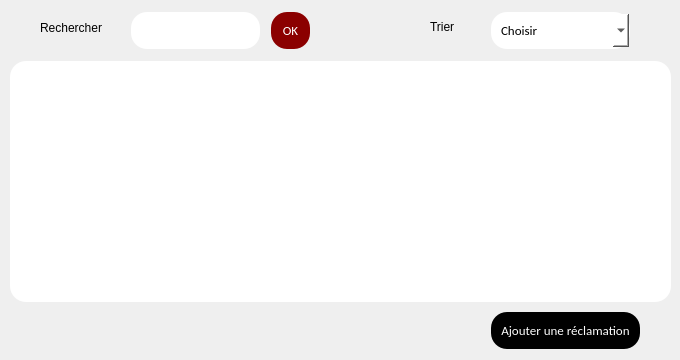
     <widget class="QWidget" name="page_37">
      <widget class="QTableView" name="tableView_10">
       <property name="geometry">
        <rect>
         <x>10</x>
         <y>61</y>
         <width>661</width>
         <height>241</height>
        </rect>
       </property>
       <property name="styleSheet">
        <string notr="true">background-color:white;
border-radius:16px</string>
       </property>
      </widget>
      <widget class="QLabel" name="label_178">
       <property name="geometry">
        <rect>
         <x>40</x>
         <y>20</y>
         <width>81</width>
         <height>16</height>
        </rect>
       </property>
       <property name="text">
        <string>Rechercher</string>
       </property>
      </widget>
      <widget class="QLineEdit" name="lineEdit_129">
       <property name="geometry">
        <rect>
         <x>130</x>
         <y>10</y>
         <width>131</width>
         <height>41</height>
        </rect>
       </property>
       <property name="styleSheet">
        <string notr="true">background-color: white	;
  border: none;
  color: black;
  padding: 10px;
  text-align: center;
  text-decoration: none;
font-family:calibri;
  display: inline-block;
  font-size: 13px;
  margin: 2px 1px;
  border-radius : 16px;</string>
       </property>
      </widget>
      <widget class="QComboBox" name="comboBox_28">
       <property name="geometry">
        <rect>
         <x>490</x>
         <y>10</y>
         <width>141</width>
         <height>41</height>
        </rect>
       </property>
       <property name="styleSheet">
        <string notr="true">background-color: white	;
  border: none;
  color: black;
  padding: 10px;
  text-align: center;
  text-decoration: none;
font-family:calibri;
  display: inline-block;
  font-size: 13px;
  margin: 2px 1px;
  border-radius : 16px;</string>
       </property>
       <item>
        <property name="text">
         <string>Choisir</string>
        </property>
       </item>
       <item>
        <property name="text">
         <string>Alphabeutique</string>
        </property>
       </item>
      </widget>
      <widget class="QLabel" name="label_179">
       <property name="geometry">
        <rect>
         <x>430</x>
         <y>20</y>
         <width>47</width>
         <height>13</height>
        </rect>
       </property>
       <property name="text">
        <string>Trier</string>
       </property>
      </widget>
      <widget class="QPushButton" name="pushButton_87">
       <property name="geometry">
        <rect>
         <x>270</x>
         <y>10</y>
         <width>41</width>
         <height>41</height>
        </rect>
       </property>
       <property name="styleSheet">
        <string notr="true">background-color: #8B0000	;
  border: none;
  color: white;
  padding: 10px;
  text-align: center;
  text-decoration: none;
font-family:calibri;
  display: inline-block;
  font-size: 13px;
  margin: 2px 1px;
  border-radius : 16px;</string>
       </property>
       <property name="text">
        <string>OK</string>
       </property>
      </widget>
      <widget class="QPushButton" name="pushButton_88">
       <property name="geometry">
        <rect>
         <x>490</x>
         <y>310</y>
         <width>151</width>
         <height>41</height>
        </rect>
       </property>
       <property name="styleSheet">
        <string notr="true">background-color: black	;
  border: none;
  color: white;
  padding: 10px;
  text-align: center;
  text-decoration: none;
font-family:calibri;
  display: inline-block;
  font-size: 13px;
  margin: 2px 1px;
  border-radius : 16px;</string>
       </property>
       <property name="text">
        <string>Ajouter une réclamation</string>
       </property>
      </widget>
     </widget>
